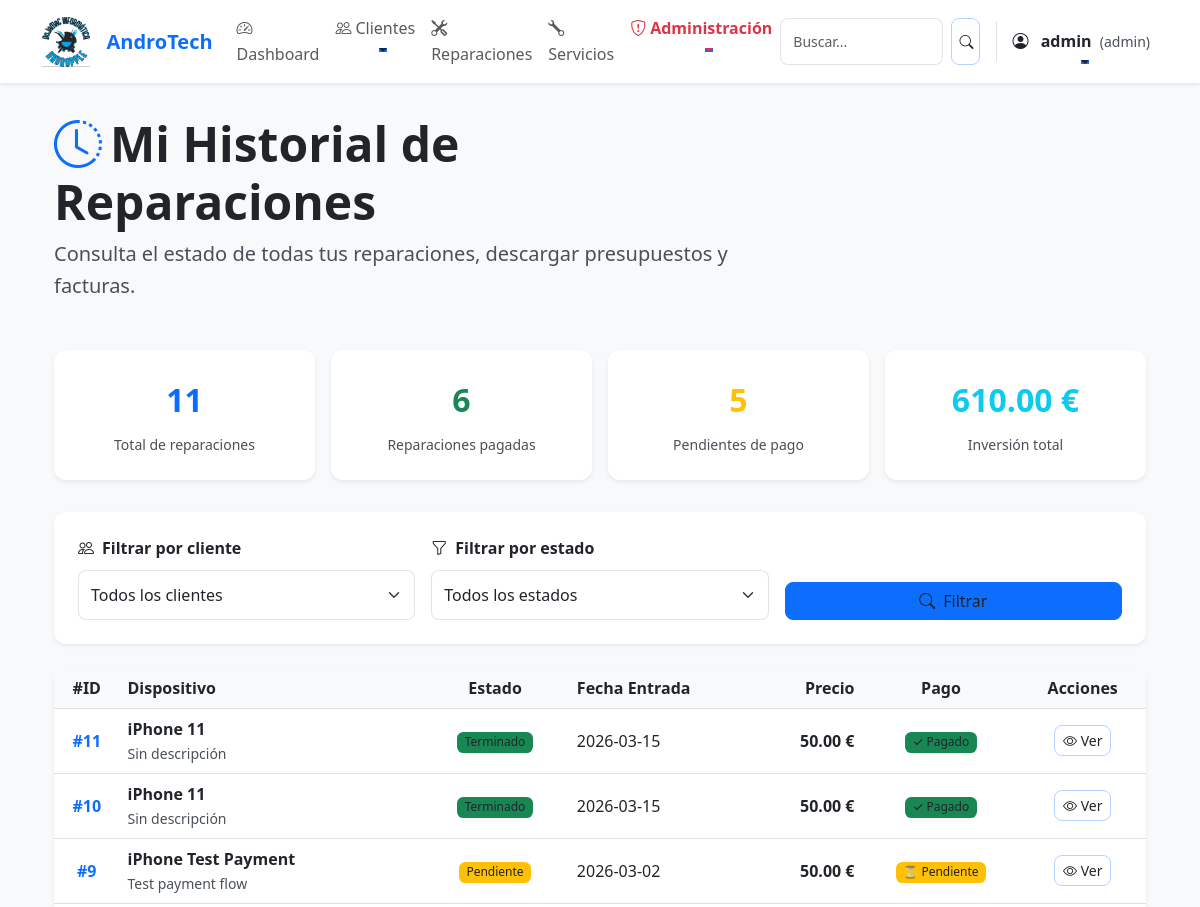
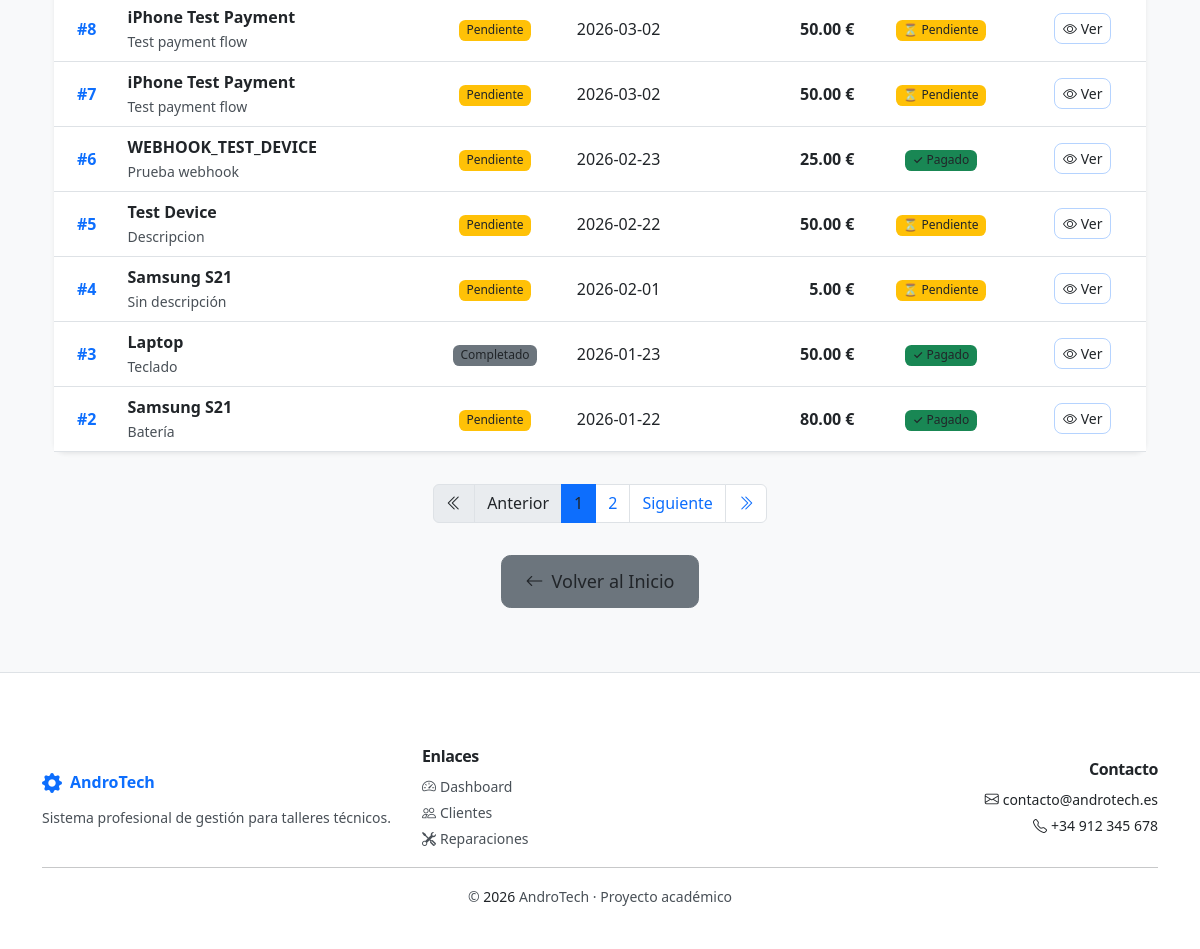
The app's page /cliente/historial (signed in) with its own data (2 pictures, top to bottom).
### tables this page shows
CREATE TABLE reparaciones (
    id INTEGER PRIMARY KEY AUTOINCREMENT,
    cliente_id INTEGER,
    dispositivo TEXT NOT NULL,
    descripcion TEXT,
    estado TEXT DEFAULT 'Pendiente',
    fecha_entrada TEXT,
    fecha_salida TEXT,
    precio REAL,
    tipo_documento TEXT DEFAULT 'presupuesto',
    estado_pago TEXT DEFAULT 'Pendiente',
    fecha_pago TEXT,
    metodo_pago TEXT,
    FOREIGN KEY (cliente_id) REFERENCES clientes(id)
);

### app.py (the view)
@app.route("/cliente/historial")
@role_required('admin')
def historial_cliente():
    conn = get_db()
    total_reparaciones = conn.execute("SELECT COUNT(*) FROM reparaciones").fetchone()[0]
    pagadas = conn.execute("SELECT COUNT(*) FROM reparaciones WHERE estado_pago = 'Pagado'").fetchone()[0]
    pendientes = conn.execute("SELECT COUNT(*) FROM reparaciones WHERE estado_pago != 'Pagado'").fetchone()[0]
    total_invertido = conn.execute("SELECT IFNULL(SUM(precio), 0) FROM reparaciones WHERE precio IS NOT NULL").fetchone()[0]
    promedio_precio = conn.execute("SELECT IFNULL(AVG(precio), 0) FROM reparaciones WHERE precio IS NOT NULL").fetchone()[0]
    total_completadas = conn.execute("SELECT COUNT(*) FROM reparaciones WHERE estado = 'Terminado' OR estado = 'Entregado'").fetchone()[0]
    estado_filtro = request.args.get('estado', '').strip()
    cliente_filtro = request.args.get('cliente_id', '').strip()
    try:
        page = int(request.args.get('page', 1))
        if page < 1:
            page = 1
    except ValueError:
        page = 1
    per_page = 10
    offset = (page - 1) * per_page
    base_sql = "SELECT reparaciones.*, clientes.nombre AS cliente FROM reparaciones LEFT JOIN clientes ON clientes.id = reparaciones.cliente_id"
    where = []
    params = []
    if estado_filtro:
        where.append("reparaciones.estado = ?")
        params.append(estado_filtro)
    if cliente_filtro:
        where.append("reparaciones.cliente_id = ?")
        params.append(cliente_filtro)
    where_clause = (" WHERE " + " AND ".join(where)) if where else ""
    total_count = conn.execute("SELECT COUNT(*) FROM reparaciones" + where_clause, params).fetchone()[0]
    total_pages = (total_count + per_page - 1) // per_page if total_count > 0 else 1
    reparaciones_rows = conn.execute(base_sql + where_clause + " ORDER BY reparaciones.id DESC LIMIT ? OFFSET ?", params + [per_page, offset]).fetchall()
    reparaciones = [dict(r) for r in reparaciones_rows]
    reparaciones_enriquecidas = []
    for r in reparaciones:
        ultima_actualizacion = conn.execute(
            "SELECT fecha_cambio FROM reparaciones_historial WHERE reparacion_id = ? ORDER BY fecha_cambio DESC LIMIT 1",
            (r['id'],)
        ).fetchone()
        r['ultima_actualizacion'] = ultima_actualizacion['fecha_cambio'] if ultima_actualizacion else None
        reparaciones_enriquecidas.append(r)
    estados = conn.execute("SELECT DISTINCT estado FROM reparaciones ORDER BY estado").fetchall()
    clientes = conn.execute("SELECT id, nombre FROM clientes ORDER BY nombre").fetchall()
    conn.close()
    stats = {
        'total_reparaciones': total_reparaciones,
        'pagadas': pagadas,
        'pendientes': pendientes,
        'total_invertido': total_invertido or 0,
        'promedio_precio': promedio_precio or 0,
        'total_completadas': total_completadas,
    }
    return render_template('historial_cliente.html', reparaciones=reparaciones_enriquecidas, stats=stats, estados=estados, clientes=clientes, estado_filtro=estado_filtro, cliente_filtro=cliente_filtro, page=page, total_pages=total_pages)

### templates/historial_cliente.html (shortened to what this page needs)
{% extends "base.html" %}
{% block content %}
<div class="container py-5">
    <div class="row mb-5">
        <div class="col-lg-8">
            <h1 class="display-5 fw-bold mb-2">
                <i class="bi bi-clock-history text-primary me-2"></i>Mi Historial de Reparaciones
            </h1>
            <p class="lead text-muted">Consulta el estado de todas tus reparaciones, descargar presupuestos y facturas.</p>
        </div>
    </div>
    <div class="row g-3 mb-5">
        <div class="col-md-4 col-lg-3">
            <div class="card shadow-sm border-0 h-100">
                <div class="card-body text-center">
                    <div class="fs-2 text-primary fw-bold mb-2">{{ stats.total_reparaciones }}</div>
                    <p class="card-text text-muted small mb-0">Total de reparaciones</p>
                </div>
            </div>
        </div>
        <div class="col-md-4 col-lg-3">
            <div class="card shadow-sm border-0 h-100">
                <div class="card-body text-center">
                    <div class="fs-2 text-success fw-bold mb-2">{{ stats.pagadas }}</div>
                    <p class="card-text text-muted small mb-0">Reparaciones pagadas</p>
                </div>
            </div>
        </div>
        <div class="col-md-4 col-lg-3">
            <div class="card shadow-sm border-0 h-100">
                <div class="card-body text-center">
                    <div class="fs-2 text-warning fw-bold mb-2">{{ stats.pendientes }}</div>
                    <p class="card-text text-muted small mb-0">Pendientes de pago</p>
                </div>
            </div>
        </div>
        <div class="col-md-4 col-lg-3">
            <div class="card shadow-sm border-0 h-100">
                <div class="card-body text-center">
                    <div class="fs-2 text-info fw-bold mb-2">{{ "%.2f"|format(stats.total_invertido) }} €</div>
                    <p class="card-text text-muted small mb-0">Inversión total</p>
                </div>
            </div>
        </div>
    </div>
    <div class="card shadow-sm mb-4 border-0">
        <div class="card-body">
            <form method="GET" class="row g-3 align-items-end">
                <div class="col-md-4">
                    <label for="cliente_id" class="form-label fw-semibold">
                        <i class="bi bi-people me-2"></i>Filtrar por cliente
                    </label>
                    <select id="cliente_id" name="cliente_id" class="form-select">
                        <option value="">Todos los clientes</option>
                    </select>
                </div>
                <div class="col-md-4">
                    <label for="estado" class="form-label fw-semibold">
                        <i class="bi bi-funnel me-2"></i>Filtrar por estado
                    </label>
                    <select id="estado" name="estado" class="form-select">
                        <option value="">Todos los estados</option>
                    </select>
                </div>
                <div class="col-md-4">
                    <button type="submit" class="btn btn-primary w-100">
                        <i class="bi bi-search me-2"></i>Filtrar
                    </button>
                </div>
            </form>
        </div>
    </div>
    {% if not reparaciones %}
    <div class="alert alert-info text-center py-5" role="alert">
        <div class="mb-3">
            <i class="bi bi-inbox" style="font-size: 3rem; color: #0dcaf0;"></i>
        </div>
        <h5 class="alert-heading">No hay reparaciones en tu historial</h5>
        <p class="mb-0">Cuando lleves un dispositivo a reparar, aparecerá aquí el historial completo.</p>
    </div>
    {% else %}
    <div class="card shadow-sm border-0 mb-4">
        <div class="table-responsive">
            <table class="table table-hover mb-0">
                <thead class="table-light">
                    <tr>
                        <th class="text-center">#ID</th>
                        <th>Dispositivo</th>
                        <th class="text-center">Estado</th>
                        <th>Fecha Entrada</th>
                        <th class="text-end">Precio</th>
                        <th class="text-center">Pago</th>
                        <th class="text-center">Acciones</th>
                    </tr>
                </thead>
                <tbody>
                    {% for rep in reparaciones %}
                    <tr class="align-middle">
                        <td class="text-center fw-semibold text-primary">#{{ rep.id }}</td>
                        <td>
                            <div class="fw-semibold">{{ rep.dispositivo }}</div>
                            <small class="text-muted">{{ rep.descripcion[:50] if rep.descripcion else 'Sin descripción' }}</small>
                        </td>
                        <td class="text-center">
                            <span class="badge
                                {% if rep.estado == 'Entregado' %}bg-success
                                {% elif rep.estado == 'Terminado' %}bg-success
                                {% elif rep.estado == 'En proceso' %}bg-primary
                                {% elif rep.estado == 'Pendiente' %}bg-warning text-dark
                                {% else %}bg-secondary{% endif %}
                            ">
                                {{ rep.estado }}
                            </span>
                        </td>
                        <td>
                            {{ rep.fecha_entrada }}
                        </td>
                        <td class="text-end fw-semibold">
                            {% if rep.precio %}
                                {{ "%.2f"|format(rep.precio) }} €
                            {% else %}
                                <span class="text-muted">Pendiente</span>
                            {% endif %}
                        </td>
                        <td class="text-center">
                            {% if rep.estado_pago == 'Pagado' %}
                                <span class="badge bg-success">✓ Pagado</span>
                            {% else %}
                                <span class="badge bg-warning text-dark">⏳ Pendiente</span>
                            {% endif %}
                        </td>
                        <td class="text-center">
                            <button type="button"
                                    class="btn btn-sm btn-outline-primary"
                                    data-bs-toggle="modal"
                                    data-bs-target="#detallesModal{{ rep.id }}">
                                <i class="bi bi-eye"></i> Ver
                            </button>
                        </td>
                    </tr>
                    {% endfor %}
                </tbody>
            </table>
        </div>
    </div>
    {% if total_pages > 1 %}
    <nav aria-label="Paginación" class="mt-5">
        <ul class="pagination justify-content-center">
            {% if page > 1 %}
                <li class="page-item">
                    <a class="page-link" href="?page=1{% if estado_filtro %}&estado={{ estado_filtro }}{% endif %}">
                        <i class="bi bi-chevron-double-left"></i>
                    </a>
                </li>
                <li class="page-item">
                    <a class="page-link" href="?page={{ page-1 }}{% if estado_filtro %}&estado={{ estado_filtro }}{% endif %}">
                        Anterior
                    </a>
                </li>
            {% else %}
                <li class="page-item disabled">
                    <span class="page-link"><i class="bi bi-chevron-double-left"></i></span>
                </li>
                <li class="page-item disabled">
                    <span class="page-link">Anterior</span>
                </li>
            {% endif %}
            {% for i in range(1, total_pages + 1) %}
                {% if i == page %}
                    <li class="page-item active">
                        <span class="page-link">{{ i }}</span>
                    </li>
                {% else %}
                    <li class="page-item">
                        <a class="page-link" href="?page={{ i }}{% if estado_filtro %}&estado={{ estado_filtro }}{% endif %}">{{ i }}</a>
                    </li>
                {% endif %}
            {% endfor %}
            {% if page < total_pages %}
                <li class="page-item">
                    <a class="page-link" href="?page={{ page+1 }}{% if estado_filtro %}&estado={{ estado_filtro }}{% endif %}">
                        Siguiente
                    </a>
                </li>
                <li class="page-item">
                    <a class="page-link" href="?page={{ total_pages }}{% if estado_filtro %}&estado={{ estado_filtro }}{% endif %}">
                        <i class="bi bi-chevron-double-right"></i>
                    </a>
                </li>
            {% endif %}
        </ul>
    </nav>
    {% endif %}
    {% endif %}
    <div class="row mt-5">
        <div class="col-12 text-center">
            <a href="/" class="btn btn-secondary btn-lg">
                <i class="bi bi-arrow-left me-2"></i>Volver al Inicio
            </a>
        </div>
    </div>
</div>
{% endblock %}

### records on screen
reparaciones: id "11", dispositivo "iPhone 11", descripcion "Sin descripción", estado "Terminado", fecha_entrada "2026-03-15", precio "50.00", estado_pago "✓ Pagado"
reparaciones: id "10", dispositivo "iPhone 11", descripcion "Sin descripción", estado "Terminado", fecha_entrada "2026-03-15", precio "50.00", estado_pago "✓ Pagado"
reparaciones: id "9", dispositivo "iPhone Test Payment", descripcion "Test payment flow", estado "Pendiente", fecha_entrada "2026-03-02", precio "50.00", estado_pago "⏳ Pendiente"
reparaciones: id "8", dispositivo "iPhone Test Payment", descripcion "Test payment flow", estado "Pendiente", fecha_entrada "2026-03-02", precio "50.00", estado_pago "⏳ Pendiente"
reparaciones: id "7", dispositivo "iPhone Test Payment", descripcion "Test payment flow", estado "Pendiente", fecha_entrada "2026-03-02", precio "50.00", estado_pago "⏳ Pendiente"
reparaciones: id "6", dispositivo "WEBHOOK_TEST_DEVICE", descripcion "Prueba webhook", estado "Pendiente", fecha_entrada "2026-02-23", precio "25.00", estado_pago "✓ Pagado"
reparaciones: id "5", dispositivo "Test Device", descripcion "Descripcion", estado "Pendiente", fecha_entrada "2026-02-22", precio "50.00", estado_pago "⏳ Pendiente"
reparaciones: id "4", dispositivo "Samsung S21", descripcion "Sin descripción", estado "Pendiente", fecha_entrada "2026-02-01", precio "5.00", estado_pago "⏳ Pendiente"
reparaciones: id "3", dispositivo "Laptop", descripcion "Teclado", estado "Completado", fecha_entrada "2026-01-23", precio "50.00", estado_pago "✓ Pagado"
reparaciones: id "2", dispositivo "Samsung S21", descripcion "Batería", estado "Pendiente", fecha_entrada "2026-01-22", precio "80.00", estado_pago "✓ Pagado"

### other values on screen
{{ session.usuario }} "admin"
{{ session.rol }} "admin"
{{ stats.total_reparaciones }} "11"
{{ stats.pagadas }} "6"
{{ stats.pendientes }} "5"
{{ "%.2f"|format(stats.total_invertido) }} "610.00"
{{ i }} "1"
{{ i }} "2"
